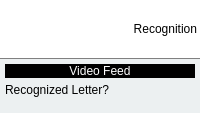
            <widget class="QWidget" name="homePage">
             <property name="styleSheet">
              <string notr="true">background-color: rgb(236, 240, 241);</string>
             </property>
             <layout class="QVBoxLayout" name="verticalLayout_3">
              <property name="spacing">
               <number>0</number>
              </property>
              <property name="leftMargin">
               <number>0</number>
              </property>
              <property name="topMargin">
               <number>0</number>
              </property>
              <property name="rightMargin">
               <number>0</number>
              </property>
              <item>
               <widget class="QFrame" name="homeHeader">
                <property name="minimumSize">
                 <size>
                  <width>0</width>
                  <height>59</height>
                 </size>
                </property>
                <property name="maximumSize">
                 <size>
                  <width>16777215</width>
                  <height>59</height>
                 </size>
                </property>
                <property name="styleSheet">
                 <string notr="true">border-bottom: 1.3px solid gray;
background: white;</string>
                </property>
                <layout class="QHBoxLayout" name="horizontalLayout_6">
                 <property name="spacing">
                  <number>0</number>
                 </property>
                 <property name="leftMargin">
                  <number>0</number>
                 </property>
                 <property name="topMargin">
                  <number>0</number>
                 </property>
                 <property name="rightMargin">
                  <number>0</number>
                 </property>
                 <property name="bottomMargin">
                  <number>0</number>
                 </property>
                 <item>
                  <spacer name="horizontalSpacer_4">
                   <property name="orientation">
                    <enum>Qt::Horizontal</enum>
                   </property>
                   <property name="sizeHint" stdset="0">
                    <size>
                     <width>40</width>
                     <height>20</height>
                    </size>
                   </property>
                  </spacer>
                 </item>
                 <item>
                  <widget class="QLabel" name="label_13">
                   <property name="styleSheet">
                    <string notr="true"/>
                   </property>
                   <property name="text">
                    <string>&lt;html&gt;&lt;head/&gt;&lt;body&gt;&lt;p&gt;&lt;img src=&quot;:/Black Icons/Icons/recognition_1.png&quot;/&gt;&lt;/p&gt;&lt;/body&gt;&lt;/html&gt;</string>
                   </property>
                  </widget>
                 </item>
                 <item>
                  <widget class="QLabel" name="label">
                   <property name="minimumSize">
                    <size>
                     <width>0</width>
                     <height>51</height>
                    </size>
                   </property>
                   <property name="maximumSize">
                    <size>
                     <width>16777215</width>
                     <height>51</height>
                    </size>
                   </property>
                   <property name="styleSheet">
                    <string notr="true">font: 24pt &quot;Trebuchet MS&quot;;
text-align: right;
margin-bottom: 1.3px;
border-bottom: 0px;</string>
                   </property>
                   <property name="text">
                    <string>Recognition</string>
                   </property>
                   <property name="alignment">
                    <set>Qt::AlignRight|Qt::AlignTrailing|Qt::AlignVCenter</set>
                   </property>
                  </widget>
                 </item>
                </layout>
               </widget>
              </item>
              <item>
               <layout class="QHBoxLayout" name="homeLayout">
                <item>
                 <layout class="QVBoxLayout" name="verticalLayout_7">
                  <property name="spacing">
                   <number>5</number>
                  </property>
                  <property name="leftMargin">
                   <number>5</number>
                  </property>
                  <property name="topMargin">
                   <number>5</number>
                  </property>
                  <property name="rightMargin">
                   <number>5</number>
                  </property>
                  <property name="bottomMargin">
                   <number>5</number>
                  </property>
                  <item>
                   <widget class="QLabel" name="videoLabel">
                    <property name="styleSheet">
                     <string notr="true">background-color: rgb(0, 0, 0);
color: rgb(255, 255, 255);</string>
                    </property>
                    <property name="text">
                     <string>Video Feed</string>
                    </property>
                    <property name="alignment">
                     <set>Qt::AlignCenter</set>
                    </property>
                   </widget>
                  </item>
                  <item>
                   <widget class="QLabel" name="letterLabel">
                    <property name="maximumSize">
                     <size>
                      <width>16777215</width>
                      <height>75</height>
                     </size>
                    </property>
                    <property name="text">
                     <string>Recognized Letter?</string>
                    </property>
                   </widget>
                  </item>
                 </layout>
                </item>
               </layout>
              </item>
             </layout>
            </widget>
